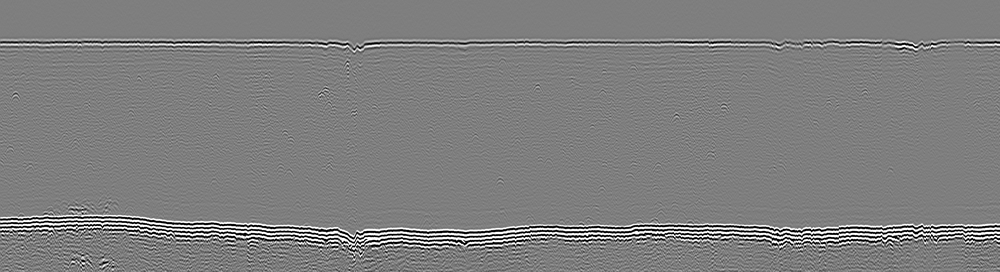
#> input picture 19.BMP, 1000 x 272 px, shrunk from 2990 x 813 before the run
$ python app.py
#> lines starting #> are read from the running program, lines starting #| are printed output that depends on the picture; after the words box and inside, x2 and y2 are one past the last pixel; in counts of white or black regions, pixels touching at a corner belong together
import cv2
import numpy as np

# Loading the Image
image = cv2.imread('19.BMP')
#> image is the input picture: shape (272, 1000, 3); min 0, max 255, mean 126.5
cv2.waitKey(0)

# Grayscale
gray = cv2.cvtColor(image, cv2.COLOR_BGR2GRAY)

# Denoising the image
denoised = cv2.fastNlMeansDenoising(gray, None,40,13,31)
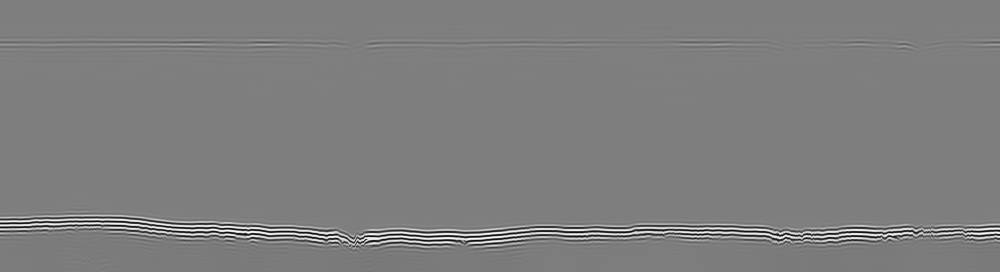
#> denoised: shape (272, 1000); min 8, max 248, mean 126.1

# Canny edge detection
canny = cv2.Canny(denoised, 30, 200)
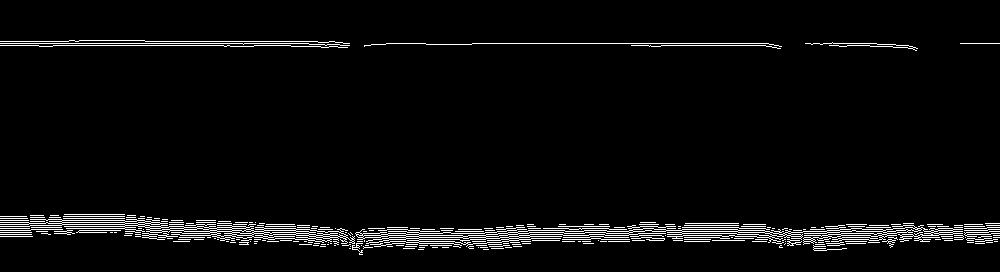
#> canny: shape (272, 1000); 4% white in thin lines or dots, all inside (x1, y1, x2, y2) = (0, 40, 1000, 255)

# Thresholding the image.
_, threshold = cv2.threshold(canny, 127, 255, cv2.THRESH_BINARY)

# Finding Contours on the Binary image
contours, hierarchy = cv2.findContours(threshold,
	cv2.RETR_EXTERNAL, cv2.CHAIN_APPROX_SIMPLE)
#> contours = 272 contours, 270 with area under 20; largest, box (x1, y1, x2, y2) and area: (355, 225, 963, 247) 2506, (0, 219, 355, 244) 1842
cv2.imshow('Threshold image: ', threshold)
cv2.waitKey(0)

print("Number of Contours found = " + str(len(contours)))
#| Number of Contours found = 272

# Finding the max length in the Contours found
cnt = [cv2.arcLength(cnt,True) for cnt in contours]
#> cnt = 272 values, max 3569.1 at index 205, min 0 at index 7, mean 63.2
a = contours[cnt.index(max(cnt))]
#> a = contour of 733 points, box (x1, y1, x2, y2) (355, 225, 963, 247), area 2506

# Drawing the contour on the image
cv2.drawContours(image, [a], 0, (0, 255, 0), 3)
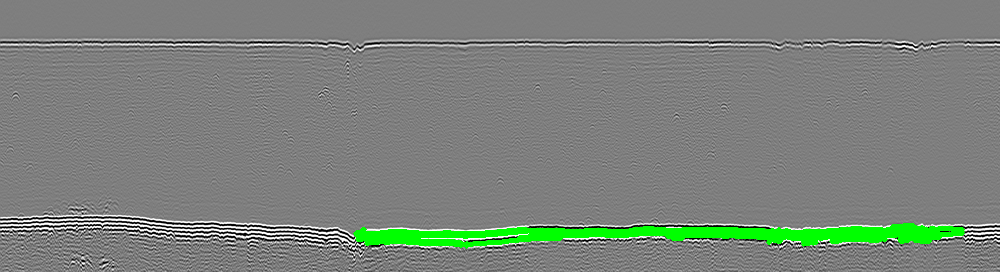
#> image: shape (272, 1000, 3); 2.86% of pixels changed, all inside (x1, y1, x2, y2) = (353, 223, 965, 249)
cv2.imshow('Contours', image)
cv2.waitKey(0)
cv2.destroyAllWindows()

$ run again, with 17.BMP copied over 19.BMP
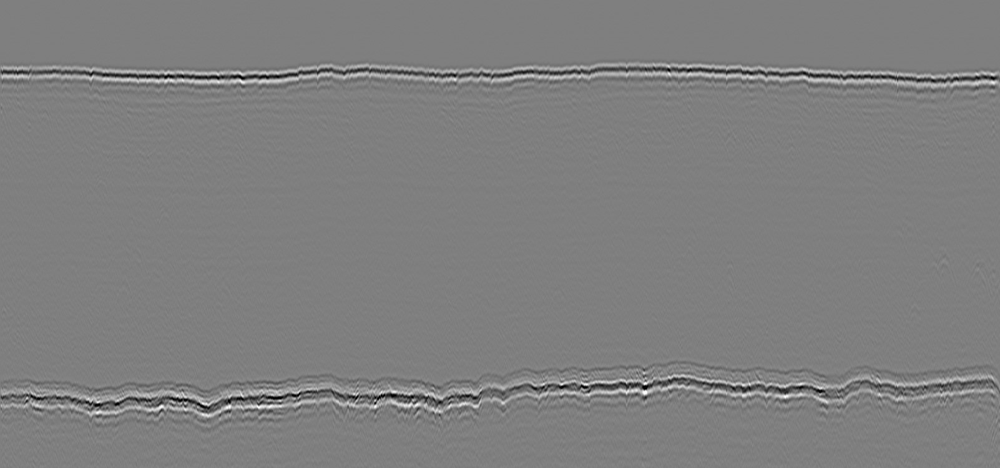
#> input picture 17.BMP, 1000 x 468 px, shrunk from 1602 x 749 before the run
#> image is the input picture: shape (468, 1000, 3); min 0, max 255, mean 126.8
#> `canny = cv2.Canny(denoised, 30, 200)`:
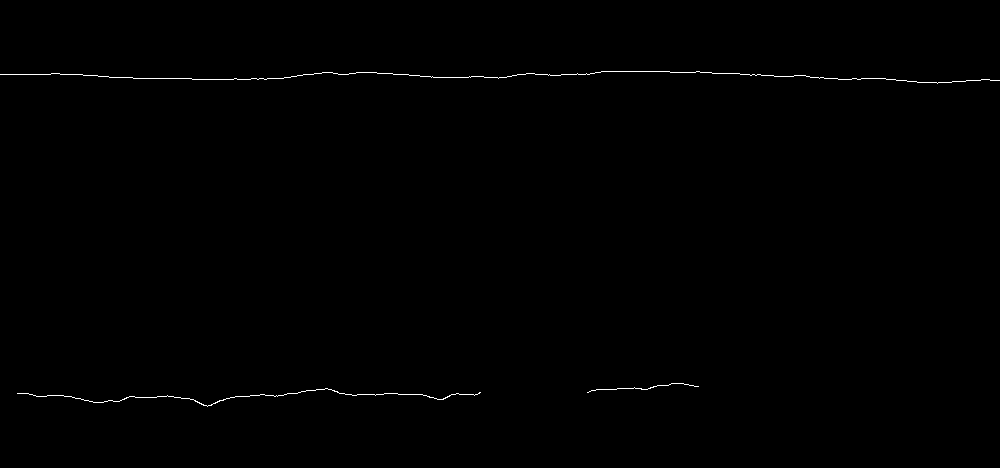
#> canny: shape (468, 1000); 0.34% white in thin lines or dots, all inside (x1, y1, x2, y2) = (0, 71, 1000, 407)
#> contours = 3 contours, 2 with area under 20; largest, box (x1, y1, x2, y2) and area: (17, 388, 481, 407) 20
#| Number of Contours found = 3
#> cnt = [996.4, 235.3, 2067.6]
#> a = contour of 316 points, box (x1, y1, x2, y2) (0, 71, 1000, 84), area 0
#> `cv2.drawContours(image, [a], 0, (0, 255, 0), 3)`:
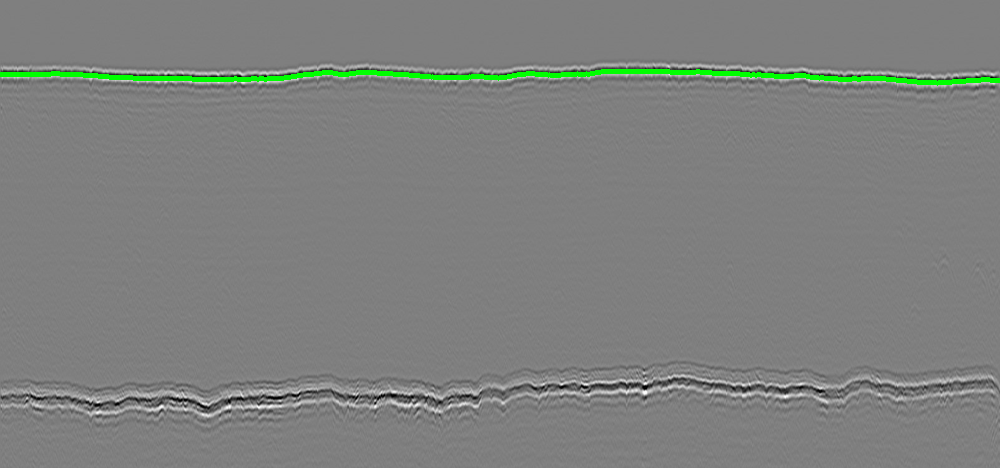
#> image: shape (468, 1000, 3); 1.07% of pixels changed, all inside (x1, y1, x2, y2) = (0, 69, 1000, 86)

$ run again, with 18.BMP copied over 19.BMP
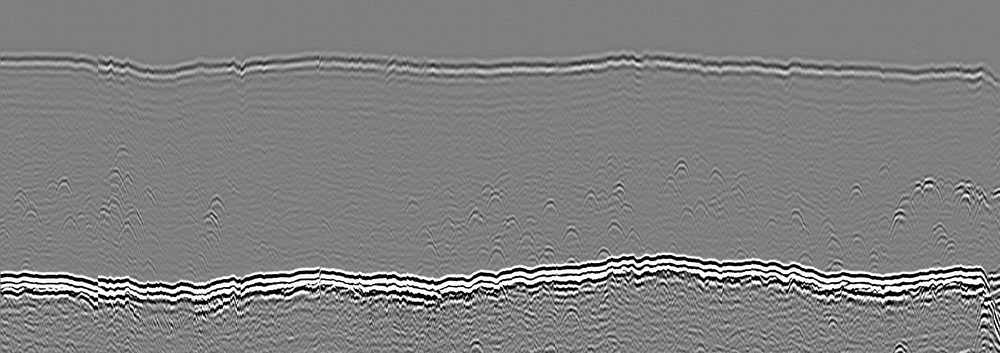
#> input picture 18.BMP, 1000 x 353 px, shrunk from 1621 x 573 before the run
#> image is the input picture: shape (353, 1000, 3); min 0, max 255, mean 128.4
#> `canny = cv2.Canny(denoised, 30, 200)`:
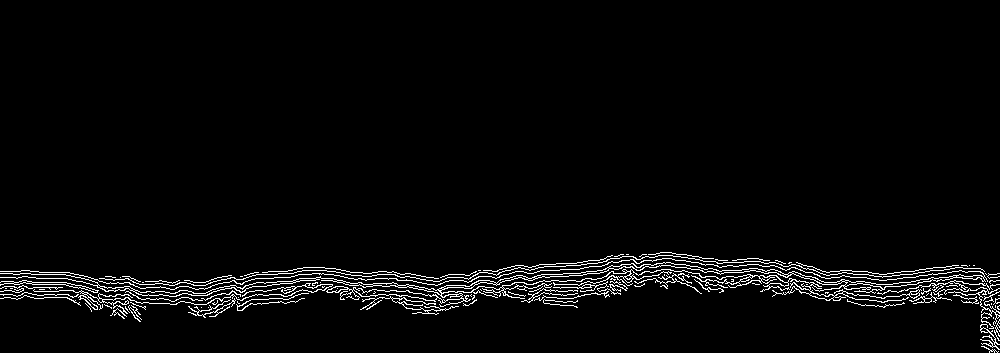
#> canny: shape (353, 1000); 3.1% white in thin lines or dots, all inside (x1, y1, x2, y2) = (0, 252, 1000, 353)
#> contours = 95 contours, 83 with area under 20; largest, box (x1, y1, x2, y2) and area: (0, 258, 988, 307) 3385, (33, 283, 333, 319) 204, (0, 280, 99, 293) 183, (980, 324, 1000, 350) 62, (933, 287, 1000, 329) 58
#| Number of Contours found = 95
#> cnt = 95 values, max 8145.7 at index 88, min 0 at index 4, mean 202.3
#> a = contour of 3179 points, box (x1, y1, x2, y2) (0, 258, 988, 307), area 3385
#> `cv2.drawContours(image, [a], 0, (0, 255, 0), 3)`:
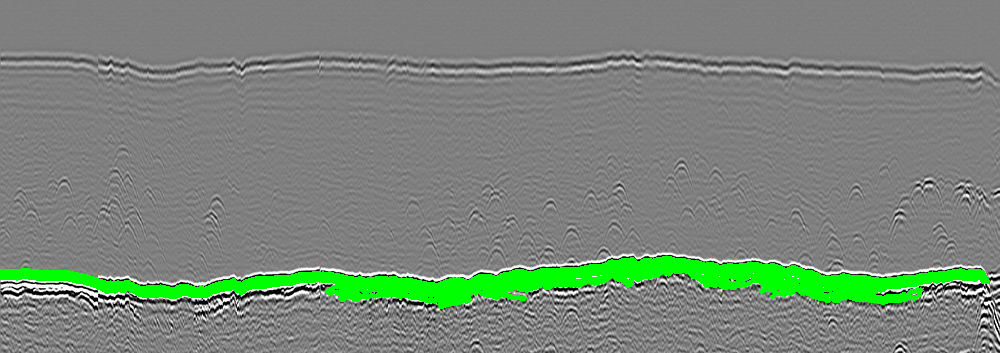
#> image: shape (353, 1000, 3); 5.23% of pixels changed, all inside (x1, y1, x2, y2) = (0, 256, 990, 309)
